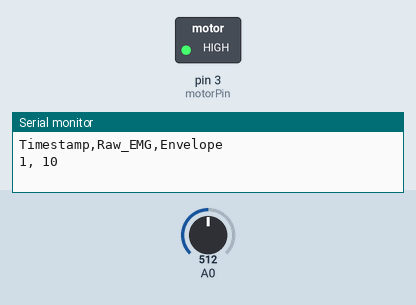
Recording of a sketch running on a simulated Arduino Uno, built with avr-gcc and run on an emulated ATmega328P. Parts: switched loads named in the sketch (green lamp = pin HIGH), the last lines printed to the serial monitor. Inputs (shaded band) come from the test bench; at power-on: A0 = 512.

Above: at 2.7 s.
2.8 s: A0 set to 744
At 5.5 s:
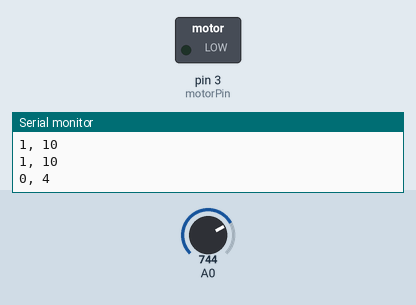
5.8 s: A0 set to 775
7.3 s: A0 set to 1000
10.3 s: A0 set to 1017
Timing chart, 0 to 12.8 s (numbered marks = the images above; inputs shaded):
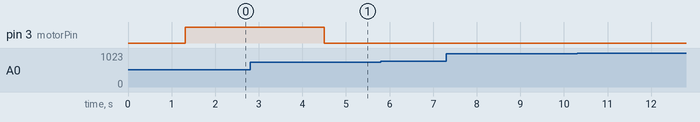

The sketch:

arduino.ino
```cpp
#define SAMPLE_RATE 500
#define BUFFER_SIZE 128
#define motorPin 3
#define SEND_INTERVAL 50  // Number of samples between transmissions

int circular_buffer[BUFFER_SIZE];
int data_index, sum;
int sampleCounter = 0;

void setup() {
    Serial.begin(115200);
    Serial.println("Timestamp,Raw_EMG,Envelope"); // CSV Header
    pinMode(motorPin, OUTPUT);
}

void loop() {
    static unsigned long past = 0;
    unsigned long present = micros();
    unsigned long interval = present - past;
    past = present;

    static long timer = 0;
    timer -= interval;

    if (timer < 0) {
        timer += 1000000 / SAMPLE_RATE;
        int sensor_value = analogRead(A0);
        int signal = EMGFilter(sensor_value);
        int envelope = getEnvelope(abs(signal));

        sampleCounter++;
        // Only send data every SEND_INTERVAL samples
        if (sampleCounter >= SEND_INTERVAL) {
            if(envelope <= 5){
                digitalWrite(motorPin, LOW);
                Serial.print("0");
                Serial.print(", ");
                Serial.println(envelope);
            } else {
                digitalWrite(motorPin, HIGH);
                Serial.print("1");
                Serial.print(", ");
                Serial.println(envelope);
            }
            sampleCounter = 0;
        }
    }
}

// Envelope Detection (Moving Average)
int getEnvelope(int abs_emg) {
    sum -= circular_buffer[data_index];
    sum += abs_emg;
    circular_buffer[data_index] = abs_emg;
    data_index = (data_index + 1) % BUFFER_SIZE;
    return (sum / BUFFER_SIZE) * 2;
}

// Band-Pass Butterworth IIR Filter (20Hz–500Hz)
float EMGFilter(float input) {
    float output = input;
    {
        static float z1, z2;
        float x = output - 0.05159732 * z1 - 0.36347401 * z2;
        output = 0.01856301 * x + 0.03712602 * z1 + 0.01856301 * z2;
        z2 = z1;
        z1 = x;
    }
    {
        static float z1, z2;
        float x = output - (-0.53945795 * z1) - 0.39764934 * z2;
        output = 1.00000000 * x + (-2.00000000 * z1) + 1.00000000 * z2;
        z2 = z1;
        z1 = x;
    }
    {
        static float z1, z2;
        float x = output - 0.47319594 * z1 - 0.70744137 * z2;
        output = 1.00000000 * x + 2.00000000 * z1 + 1.00000000 * z2;
        z2 = z1;
        z1 = x;
    }
    {
        static float z1, z2;
        float x = output - (-1.00211112 * z1) - 0.74520226 * z2;
        output = 1.00000000 * x + (-2.00000000 * z1) + 1.00000000 * z2;
        z2 = z1;
        z1 = x;
    }
    return output;
}
```
